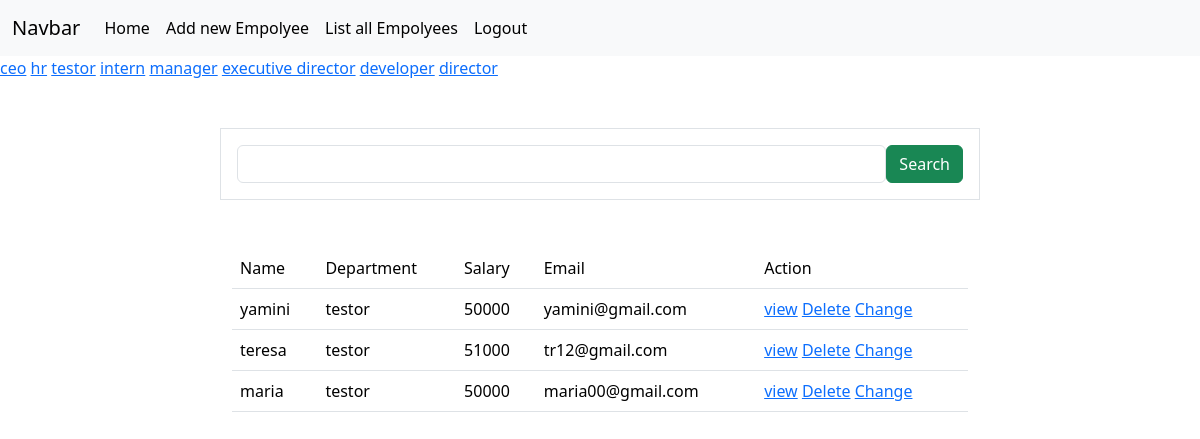
The app's page /empolyees/all?department=testor (signed in) with its own data.
### crm/models.py (models this page shows, shortened)
class Empolyees(models.Model):
    name=models.CharField(max_length=200)
    department=models.CharField(max_length=200)
    salary=models.PositiveBigIntegerField()
    email=models.EmailField(unique=True)
    contact=models.CharField(null=True,max_length=200,blank=True)
    age=models.PositiveBigIntegerField()
    profile_pic=models.ImageField(upload_to="image",null=True,blank=True)
    dob=models.DateField(null=True,blank=True)

### crm/views.py (the view, shortened to what this page needs)
# urls.py: path('empolyees/all',views.EmpolyeeListView.as_view(),name="emp-all"),
@method_decorator(signin_required,name="dispatch")
class EmpolyeeListView(View):
    def get(self,request,*args,**kwargs):
          qs=Empolyees.objects.all()
          departments=Empolyees.objects.all().values_list("department",flat=True).distinct()
          print(departments)
          if "department" in request.GET:
              dept=request.GET.get("department")
              qs=qs.filter(department__iexact=dept)
          return render(request,"emp_list.html",{"data":qs,"deptmnt":departments})

### crm/views.py (called while the page is built)
def signin_required(fn):
    def wrapper(request,*args,**kwargs):
        if not request.user.is_authenticated:
            messages.error(request,"invalid session")
            return redirect("signin")
        else:
            return fn(request,*args,**kwargs)
    return wrapper

### crm/templates/emp_list.html (shortened to what this page needs)
{%extends 'base_page.html'%}
{%block body_block%}
<div>
    {%for dept in deptmnt%}
    <a href="{%url 'emp-all'%}?department={{dept}}">{{dept}}</a>
    {%endfor%}
</div>
<div class="container mt-5 mb-5">
    <div class="row">
        <div class="col-2"></div>
        <div class="col-8 border p-3">
            <form action="" method="post">
                <div class="d-flex">
                <input type="text" name="box" class="form-control">
                <button type="submit" class="btn btn-success">Search</button>
                </div>
            </form>
        </div>
        <div class="col-2"></div>
    </div>
</div>
<div class="container">
    <div class="row">
        <div class="col-2"></div>
        <div class="col-8">
               <table class="table">
                <tr>
                    <td>Name</td>
                    <td>Department</td>
                    <td>Salary</td>
                    <td>Email</td>
                    <td>Action</td>
                </tr>
                {%for emp in data%}
                <tr>
                    <td>{{emp.name}}</td>
                    <td>{{emp.department}}</td>
                    <td>{{emp.salary}}</td>
                    <td>{{emp.email}}</td>
                    <td>
                        <a href="{%url 'emp-detail' emp.id%}">view</a>
                        <a href="{%url 'emp-delete' emp.id%}">Delete</a>
                        <a href="{%url 'emp-edit' emp.id%}">Change</a>
                    </td>
                </tr>
                {%endfor%}
               </table>
        </div>
        <div class="col-2"></div>
    </div>
</div>
{%endblock%}

### records on screen
Empolyees: name "yamini", department "testor", salary "50000", email "yamini@gmail.com"
Empolyees: name "teresa", department "testor", salary "51000", email "tr12@gmail.com"
Empolyees: name "maria", department "testor", salary "50000", email "maria00@gmail.com"

### other values on screen
{{ dept }} "ceo" "hr" "testor" "intern" "manager" "executive director" "developer" "director"
